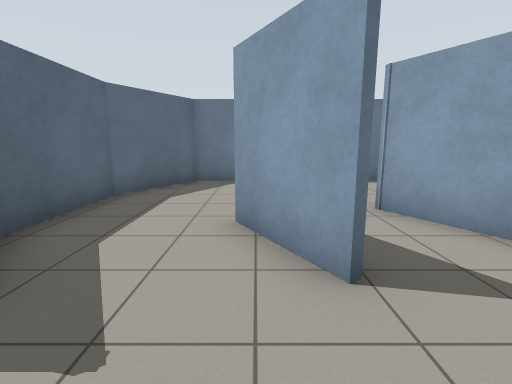
view 1 (above)

17 first-person views from a walk through a world built for the Gazebo simulator. The camera is 1.2 m above the floor, tilts 10° down and sees 85° across. The floor is counted in squares, 1 m on a side. Each view is taken from the middle of a square. On the plan, view 1 faces up. The plan holds only what a view shows up to about 12 squares ahead; the rest is blank.

view 2
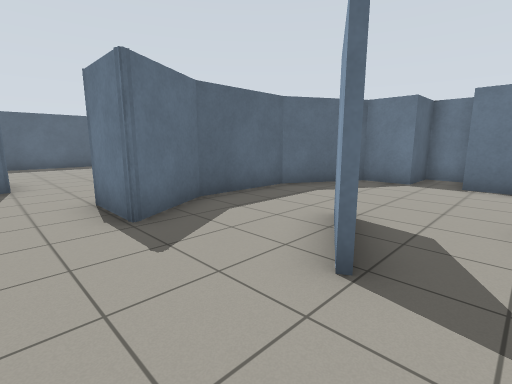

view 3
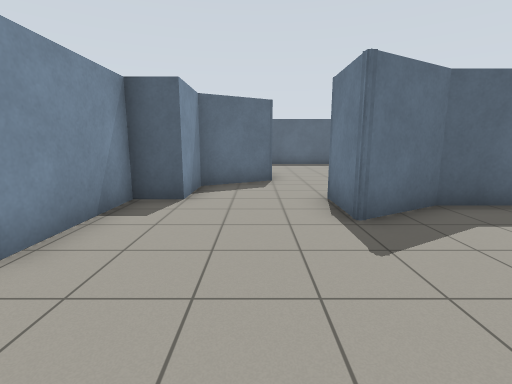

view 4
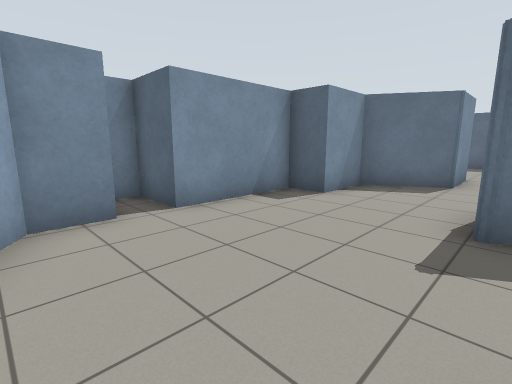

view 5
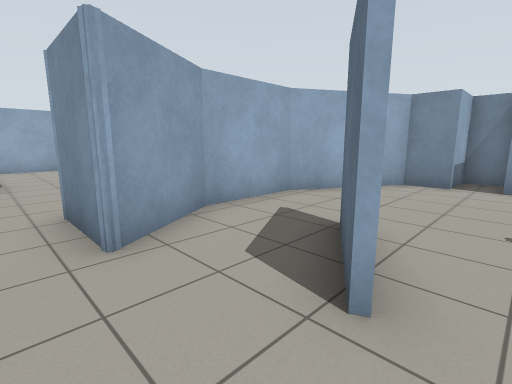

view 6
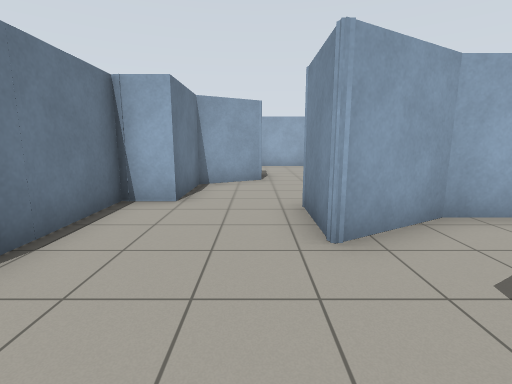

view 7
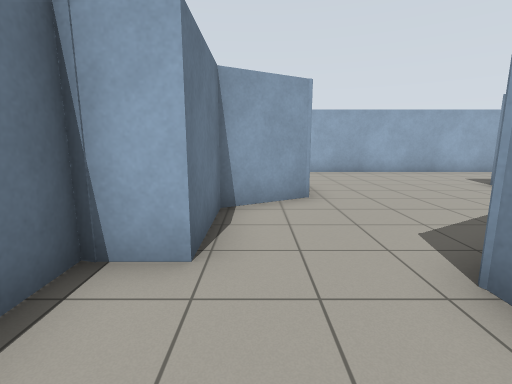

view 8
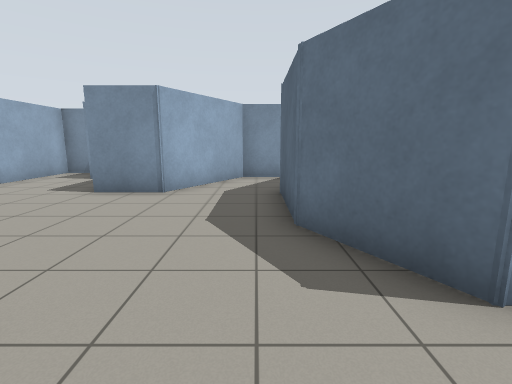

view 9
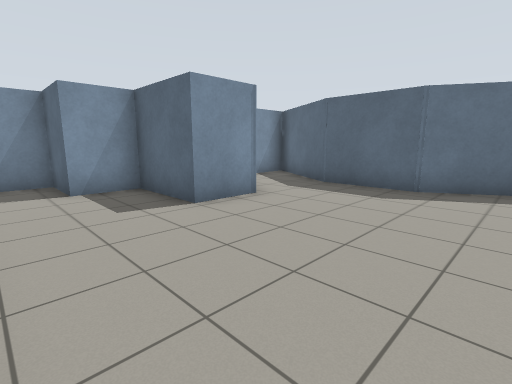

view 10
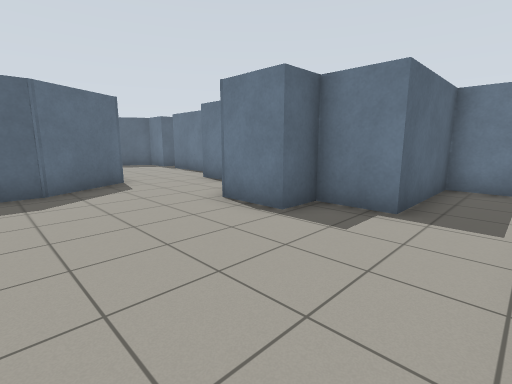

view 11
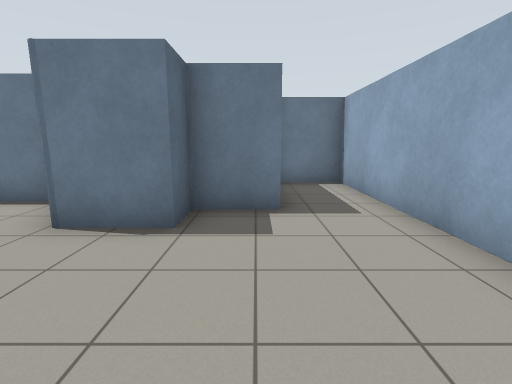

view 12
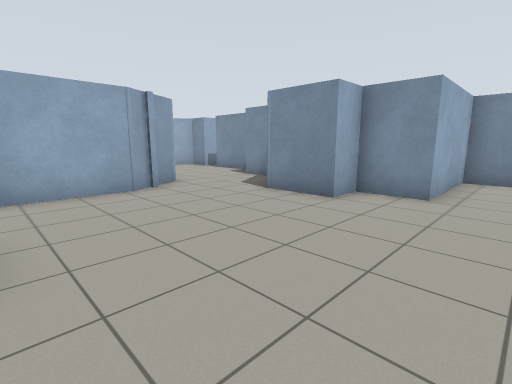

view 13
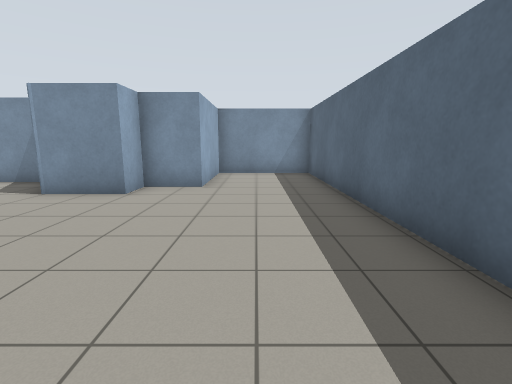

view 14
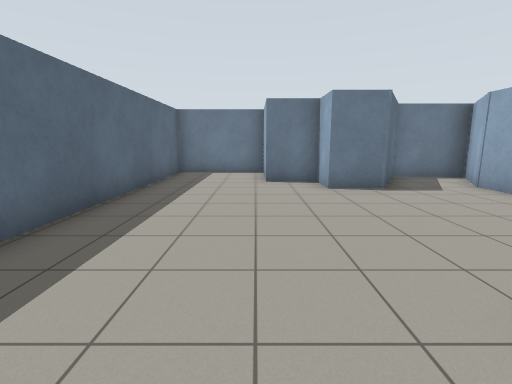

view 15
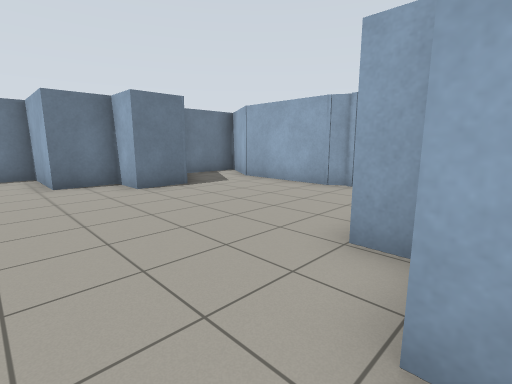

view 16
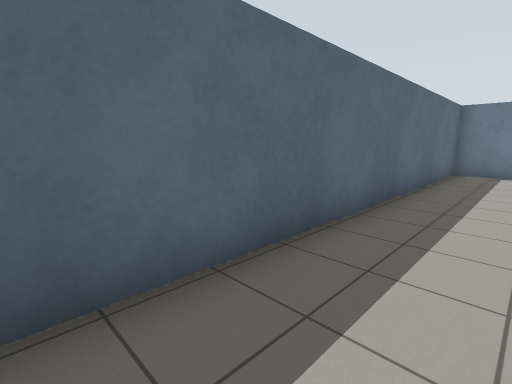

view 17
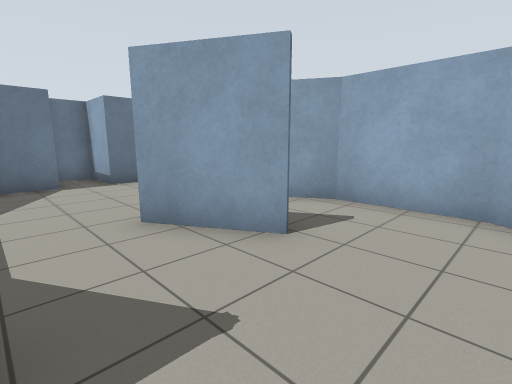

### Floor plan
Points are (right, up) in squares from view 1. A wall is a line through its corners. A room is listed if a view was taken in it or the views show most of it. See-through windows are left out.
Room 1 (views 1, 2, 3, 4, 17)
walls: (0.8, 2.2) (-0.4, 4.2); (0.5, 3.1) (1, 2.3); (-3.3, 3.5) (-2.2, 1.6) (-4, 1.6) (-4.5, 2.4); (-4.6, 2.7) (-4.9, 3.2); (-6.9, 0.5) (-5.8, -1.5) (-3.9, -1.5) (-3.9, -2.6) (-0.5, -2.6) (-0.5, -4.2) (0.5, -4.2) (0.5, -2.6) (1.6, -2.6) (3.4, 0.4) (3.4, 3) (2.2, 5.1)
ways out: opening at (-1.5, 3.5) to room 2; opening at (2, 3.5) to room 2; opening at (-6, 2) to room 4
Room 2 (views 5, 6, 7)
walls: (-0.2, 4.3) (0.5, 3.1); (2.2, 5.1) (4.2, 5.1); (4.7, 7.7) (4.7, 8.8) (0.7, 8.7) (0.7, 10.5) (-0.5, 10.5) (-0.5, 8.7) (-2, 8.7) (-3.3, 6.4) (-3.3, 3.5)
ways out: opening at (-1.5, 3.5) to room 1; opening at (2, 3.5) to room 1; opening at (4.5, 6.5) to room 3
Room 3 (views 8, 9, 10, 11)
walls: (4.2, 5.1) (5.4, 3) (5.4, 0.4) (3.5, -2.9) (6.5, -2.9) (8.3, 0.2) (9.8, 0.2) (9.8, -2.4) (11.4, -2.4) (11.4, -4.2) (13.6, -4.2) (13.6, 10.5) (11.4, 10.5) (11.4, 6.9) (9.8, 6.9) (9.8, 5.8) (8.1, 5.8) (7.1, 7.7) (4.7, 7.7)
ways out: opening at (4.5, 6.5) to room 2
Room 4 (views 12, 13, 14, 15, 16)
walls: (-7.6, 6.3) (-9.1, 6.3) (-9.1, 7.7) (-10.7, 7.7) (-10.7, 10.5) (-14.1, 10.5) (-14.1, -4.2) (-10.5, -4.2) (-10.5, -0.6) (-8.9, -0.6) (-8.9, 0.5) (-6.9, 0.5); (-4.9, 3.2) (-4.9, 6.6)
ways out: opening at (-6, 2) to room 1; opening at (-6, 6) to room 5
Room 5 (no view inside)
walls: (-6.1, 8.9) (-7.6, 6.3); (-4.9, 6.6) (-3.7, 8.6) (-6.3, 8.6)
ways out: opening at (-6, 6) to room 4

Positions as (right, up) in squares from view 1, and headings:
1: (0, 0), facing up
2: (2, 0), facing up-left
3: (2, 0), facing left
4: (2, 2), facing down-left
5: (-1, 6), facing down-right
6: (-1, 6), facing right
7: (2, 7), facing right
8: (6, 7), facing down
9: (13, 5), facing down-left
10: (13, 2), facing up-left
11: (11, 2), facing up
12: (-12, 6), facing down-right
13: (-12, 7), facing down
14: (-11, -1), facing up
15: (-12, -1), facing up-right
16: (-12, -2), facing up-left
17: (-2, 0), facing up-right
